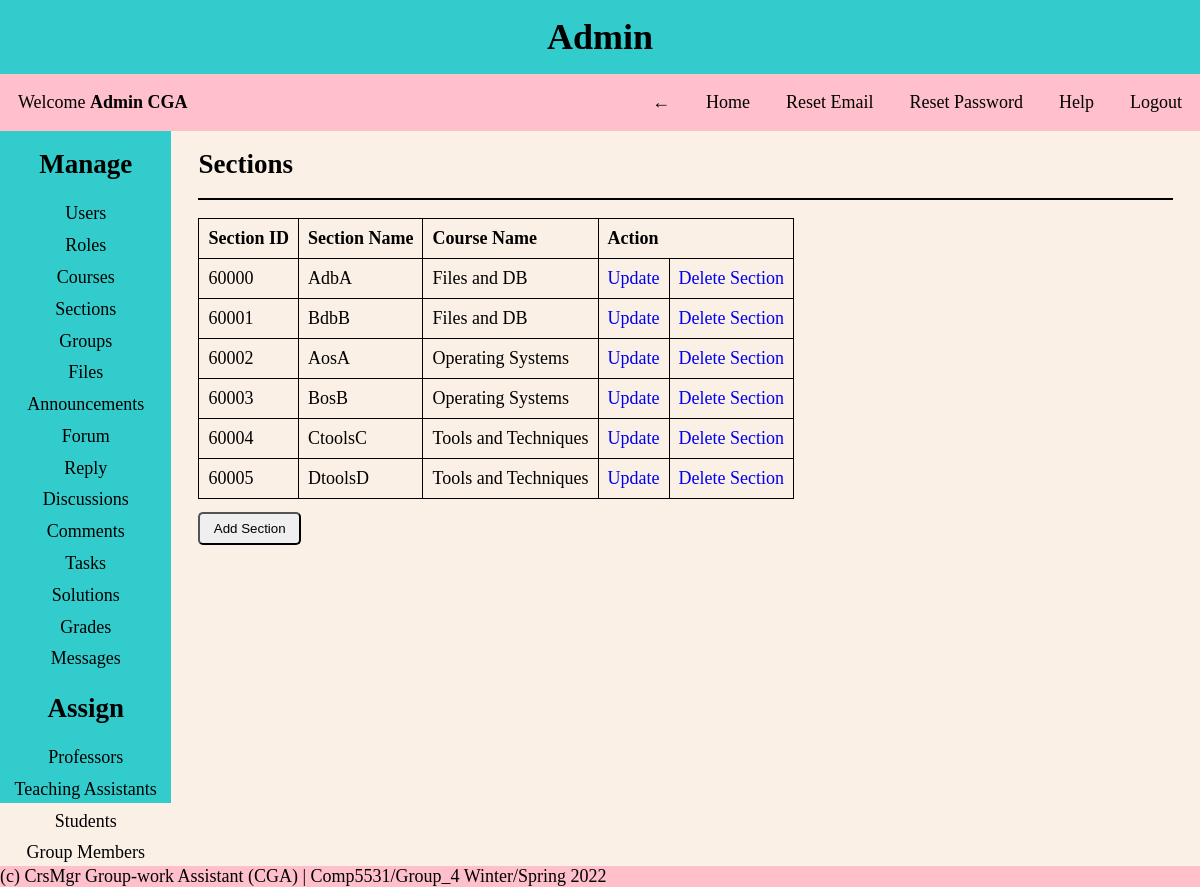
Screenshot of /pages/admin.php?page=sections (signed in) with the database file from the repository.
### tables this page shows
CREATE TABLE Section
(
  section_id INT NOT NULL AUTO_INCREMENT PRIMARY KEY,
  section_name VARCHAR(30) NOT NULL,
  course_id INT NOT NULL,
  FOREIGN KEY (course_id) REFERENCES Course(course_id)
);

CREATE TABLE Course
(
  course_id INT NOT NULL AUTO_INCREMENT PRIMARY KEY,
  course_name VARCHAR(30) NOT NULL UNIQUE,
  course_number INT NOT NULL UNIQUE
);

### helper/functions.php (called while the page is built, shortened)
<?php
function isAdmin()
{
    if (isset($_SESSION['role_id']) && $_SESSION['role_id'] == 1) {
        return true;
    }
    return false;
}

### CRUD/sections.php (the view, shortened to what this page needs)
<div class="content-body">
    <?php
    $query = "SELECT * FROM section as s
JOIN course as c ON c.course_id = s.course_id
ORDER BY section_id ASC";
    $results = mysqli_query($conn, $query);
    ?>
    <h2>Sections</h2>
    <hr>
    <table>
        <thead>
            <tr>
                <?php isAdmin() ? print '<th>Section ID</th>' : ''; ?>
                <th>Section Name</th>
                <th>Course Name</th>
                <?php isAdmin() ? print '<th colspan="2">Action</th>' : ''; ?>
            </tr>
        </thead>
        <tbody>
            <?php
            foreach ($results as $row) {
                $id = $row['section_id'];
                $section_name = $row['section_name'];
                $course_name = $row['course_name'];
            ?>
                <tr>
                    <?php if (isAdmin()) {
                        echo '<td>' . $id . '</td>';
                    } ?>
                    <td><?= $section_name ?></td>
                    <td><?= $course_name ?></td>
                    <?php if (isAdmin()) {
                        echo '<td><a href="?page=sections&update_view=true&update_id=' . $id . '">Update</a></td>';
                        echo "<td><a href='?page=sections&delete_id=" . $id . "' onclick='return confirm(&quot;Are you sure you want to delete?&quot;)'>Delete Section</a></td>";
                    } ?>
                </tr>
            <?php } ?>
        </tbody>
    </table>
    <?php if (isAdmin()) { ?>
        <a href="?page=sections&add_view=true">
            <button>Add Section</button>
        </a>
    <?php } ?>
</div>

### styles/style.css (style rules this page uses)
* { margin: 0; padding: 0; box-sizing: border-box; }
body { background-color: #faf0e6; font-family: 'Times New Roman', Times, serif; font-size: large; }
a { text-decoration: none; }
hr { border: 1px solid black; margin: 1em 0; }
.content-body { padding: 0 0.5em; text-align: left; }
table, th, td { border: 1px solid; border-collapse: collapse; text-align: left; padding: 0.5em; }
td { max-width: 250px; overflow: hidden; text-overflow: ellipsis; white-space: nowrap; }
button { padding: 0.5em 1em; border-radius: 5px; margin: 1em 0 auto; }

### rows the page displays
section: section_id "60000", section_name "AdbA", course.course_name "Files and DB"
section: section_id "60001", section_name "BdbB", course.course_name "Files and DB"
section: section_id "60002", section_name "AosA", course.course_name "Operating Systems"
section: section_id "60003", section_name "BosB", course.course_name "Operating Systems"
section: section_id "60004", section_name "CtoolsC", course.course_name "Tools and Techniques"
section: section_id "60005", section_name "DtoolsD", course.course_name "Tools and Techniques"

### other values shown
$role_name "Admin"
$name "Admin CGA"
